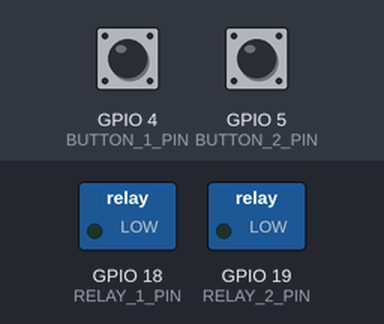
Bench run of a sketch on a simulated ESP32. Parts: switched loads named in the sketch (green lamp = pin HIGH). The inputs (shaded band) are chosen by the test bench; at power-on: GPIO 4 (BUTTON_1_PIN) HIGH, GPIO 5 (BUTTON_2_PIN) HIGH. WiFi joins after 1.5 s; servers stay silent unless stated; random numbers use the default seed unless the sketch sets one; no MQTT or app messages arrive unless stated; what the sketch prints to the serial monitor is not drawn.

Above: at 2.8 s.
2.9 s: GPIO 4 (BUTTON_1_PIN) pulled LOW for 0.15 s
At 3.4 s:
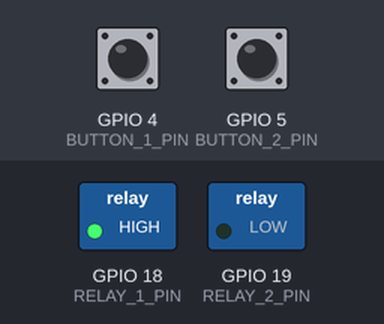
4.5 s: GPIO 5 (BUTTON_2_PIN) pulled LOW for 0.15 s
At 5.7 s:
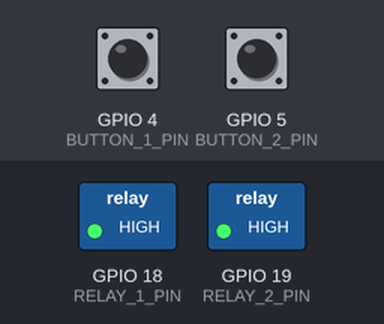
6.1 s: GPIO 4 (BUTTON_1_PIN) pulled LOW for 1 s
At 7.0 s:
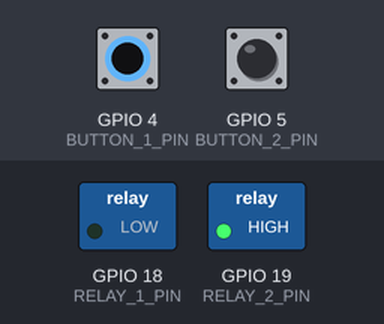
11.6 s: GPIO 4 (BUTTON_1_PIN) pulled LOW for 3.2 s
At 12.4 s:
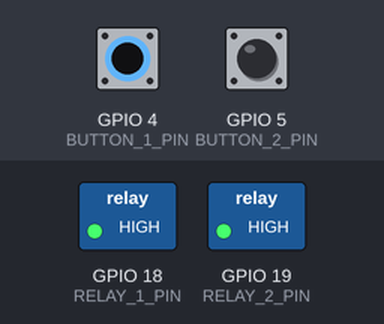
Timing chart, 0 to 14.6 s (numbered marks = the images above; inputs shaded):
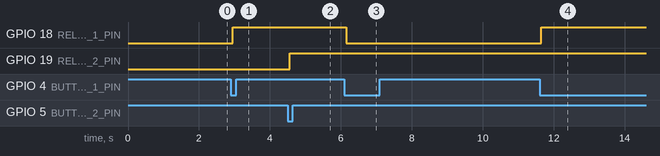

Measured:
- after the input at 2.9 s, GPIO 18 (RELAY_1_PIN): LOW → HIGH after 0.05 s
- after the input at 4.5 s, GPIO 19 (RELAY_2_PIN): LOW → HIGH after 0.05 s
- after the input at 6.1 s, GPIO 18 (RELAY_1_PIN): HIGH → LOW after 0.05 s
- after the input at 11.6 s, GPIO 18 (RELAY_1_PIN): LOW → HIGH after 0.05 s

The sketch:

ESP32_Relay_18_19_TombolFisik.ino
```cpp
/*
 * ===================================================================
 *  BOTEK IoT CONSOLE - ESP32 RELAY (PIN 18 & 19) + SINKRON TOMBOL FISIK
 * ===================================================================
 */

#include <WiFi.h>
#include <PubSubClient.h>

// ===================================================================
// 1. KONFIGURASI WIFI & SERVER BOTEK MQTT
// ===================================================================
const char* WIFI_SSID     = "Drt.net";       // SSID WiFi Anda
const char* WIFI_PASSWORD = "112345678888";  // Password WiFi Anda

// Device Code disesuaikan dengan kode perangkat di Dashboard BOTEK Anda
const char* DEVICE_CODE   = "ESP32_ROOM_01";

// Host / IP Server Botek
// PENTING: Gunakan Hostname/IP SAJA, TANPA "https://" atau "http://" !
// 1. Untuk Akses Lokal (Wi-Fi Rumah): gunakan IP Laptop "192.168.1.6"
// 2. Untuk Domain Publik: gunakan "iot.botek.my.id" (TANPA https://)
const char* MQTT_SERVER   = "192.168.1.6";
const int   MQTT_PORT     = 1883;

// ===================================================================
// 2. KONFIGURASI PIN HARDWARE ESP32
// ===================================================================
const int RELAY_1_PIN  = 18; // Output Relay 1
const int RELAY_2_PIN  = 19; // Output Relay 2

const int BUTTON_1_PIN = 4;  // Input Tombol Fisik Relay 1 (Ke GND)
const int BUTTON_2_PIN = 5;  // Input Tombol Fisik Relay 2 (Ke GND)

// Tipe Relay Module:
// Set true  => ACTIVE LOW  (Relay ON saat LOW, OFF saat HIGH)
// Set false => ACTIVE HIGH (Relay ON saat HIGH, OFF saat LOW)
const bool IS_ACTIVE_LOW = false;

// ===================================================================
// VARIABEL STATUS RELAY & DEBOUNCE TOMBOL
// ===================================================================
bool relay1State = false; // false = OFF, true = ON
bool relay2State = false;

int lastBtn1Reading = HIGH;
int btn1State = HIGH;
unsigned long lastDebounceTime1 = 0;

int lastBtn2Reading = HIGH;
int btn2State = HIGH;
unsigned long lastDebounceTime2 = 0;

const unsigned long DEBOUNCE_DELAY = 50; // Delay anti-bounce (50 ms)

WiFiClient espClient;
PubSubClient mqttClient(espClient);

void setRelayHardware(int pin, bool turnOn) {
  if (IS_ACTIVE_LOW) {
    digitalWrite(pin, turnOn ? LOW : HIGH);
  } else {
    digitalWrite(pin, turnOn ? HIGH : LOW);
  }
}

void publishRelayStatus(const char* controlName, bool isOn) {
  if (mqttClient.connected()) {
    String topic = "botek/" + String(DEVICE_CODE) + "/relay/" + String(controlName);
    String payload = isOn ? "ON" : "OFF";
    mqttClient.publish(topic.c_str(), payload.c_str(), true);
    Serial.printf("📡 [MQTT PUBLISH] %s -> %s\n", topic.c_str(), payload.c_str());
  }
}

// Callback saat Web BOTEK menekan tombol sakelar di dashboard
void mqttCallback(char* topic, byte* payload, unsigned int length) {
  String message = "";
  for (unsigned int i = 0; i < length; i++) {
    message += (char)payload[i];
  }
  message.trim();

  Serial.printf("⚡ [INSTANT MQTT IN] Topik: %s | Pesan: %s\n", topic, message.c_str());

  String topicStr = String(topic);
  bool isOn = (message.equalsIgnoreCase("ON") || message == "1");

  if (topicStr.endsWith("/Relay 1")) {
    relay1State = isOn;
    setRelayHardware(RELAY_1_PIN, relay1State);
    Serial.printf("🔘 Relay 1 diubah via Web -> %s\n", relay1State ? "ON" : "OFF");
  }
  else if (topicStr.endsWith("/Relay 2")) {
    relay2State = isOn;
    setRelayHardware(RELAY_2_PIN, relay2State);
    Serial.printf("🔘 Relay 2 diubah via Web -> %s\n", relay2State ? "ON" : "OFF");
  }
}

void reconnectMQTT() {
  while (!mqttClient.connected()) {
    Serial.print("Menghubungkan ke BOTEK MQTT Broker...");

    String clientId = "BOTEK-ESP32-" + String(DEVICE_CODE) + "-" + String(random(0xffff), HEX);
    String lwtTopic = "botek/" + String(DEVICE_CODE) + "/status";

    if (mqttClient.connect(clientId.c_str(), lwtTopic.c_str(), 0, true, "OFFLINE")) {
      Serial.println("\n✅ [CONNECTED] Berhasil Terhubung ke MQTT Broker!");
      mqttClient.publish(lwtTopic.c_str(), "ONLINE", true);

      String subTopic = "botek/" + String(DEVICE_CODE) + "/relay/#";
      mqttClient.subscribe(subTopic.c_str());
      Serial.printf("📡 Subscribed ke: %s\n", subTopic.c_str());

      // Kirim status awal ke website agar tampilan website langsung sinkron
      publishRelayStatus("Relay 1", relay1State);
      publishRelayStatus("Relay 2", relay2State);
    } else {
      Serial.printf(" Gagal (RC=%d). Coba lagi dalam 3 detik...\n", mqttClient.state());
      delay(3000);
    }
  }
}

void handlePhysicalButtons() {
  // 1. TOMBOL FISIK 1 (RELAY 1)
  int reading1 = digitalRead(BUTTON_1_PIN);
  if (reading1 != lastBtn1Reading) {
    lastDebounceTime1 = millis();
  }
  if ((millis() - lastDebounceTime1) > DEBOUNCE_DELAY) {
    if (reading1 != btn1State) {
      btn1State = reading1;
      if (btn1State == LOW) {
        relay1State = !relay1State; // Toggle Relay 1
        setRelayHardware(RELAY_1_PIN, relay1State);
        Serial.printf("🔘 [TOMBOL FISIK 1 DITEKAN] Status Relay 1 -> %s\n", relay1State ? "ON" : "OFF");
        publishRelayStatus("Relay 1", relay1State); // Sync ke Website
      }
    }
  }
  lastBtn1Reading = reading1;

  // 2. TOMBOL FISIK 2 (RELAY 2)
  int reading2 = digitalRead(BUTTON_2_PIN);
  if (reading2 != lastBtn2Reading) {
    lastDebounceTime2 = millis();
  }
  if ((millis() - lastDebounceTime2) > DEBOUNCE_DELAY) {
    if (reading2 != btn2State) {
      btn2State = reading2;
      if (btn2State == LOW) {
        relay2State = !relay2State; // Toggle Relay 2
        setRelayHardware(RELAY_2_PIN, relay2State);
        Serial.printf("🔘 [TOMBOL FISIK 2 DITEKAN] Status Relay 2 -> %s\n", relay2State ? "ON" : "OFF");
        publishRelayStatus("Relay 2", relay2State); // Sync ke Website
      }
    }
  }
  lastBtn2Reading = reading2;
}

void setup() {
  Serial.begin(115200);

  pinMode(RELAY_1_PIN, OUTPUT);
  pinMode(RELAY_2_PIN, OUTPUT);
  setRelayHardware(RELAY_1_PIN, relay1State);
  setRelayHardware(RELAY_2_PIN, relay2State);

  pinMode(BUTTON_1_PIN, INPUT_PULLUP);
  pinMode(BUTTON_2_PIN, INPUT_PULLUP);

  Serial.printf("\nMenghubungkan ke WiFi: %s ", WIFI_SSID);
  WiFi.begin(WIFI_SSID, WIFI_PASSWORD);
  while (WiFi.status() != WL_CONNECTED) {
    delay(400);
    Serial.print(".");
  }
  Serial.println("\n✅ WiFi Terhubung!");

  mqttClient.setServer(MQTT_SERVER, MQTT_PORT);
  mqttClient.setCallback(mqttCallback);
}

void loop() {
  if (!mqttClient.connected()) {
    reconnectMQTT();
  }
  mqttClient.loop();

  // Handle tombol fisik dan sinkronkan ke web BOTEK secara real-time
  handlePhysicalButtons();
}
```
